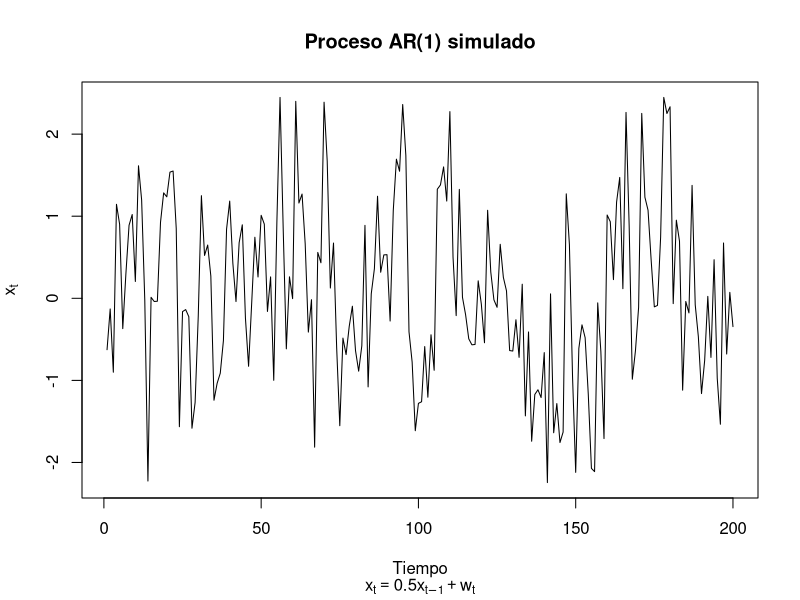
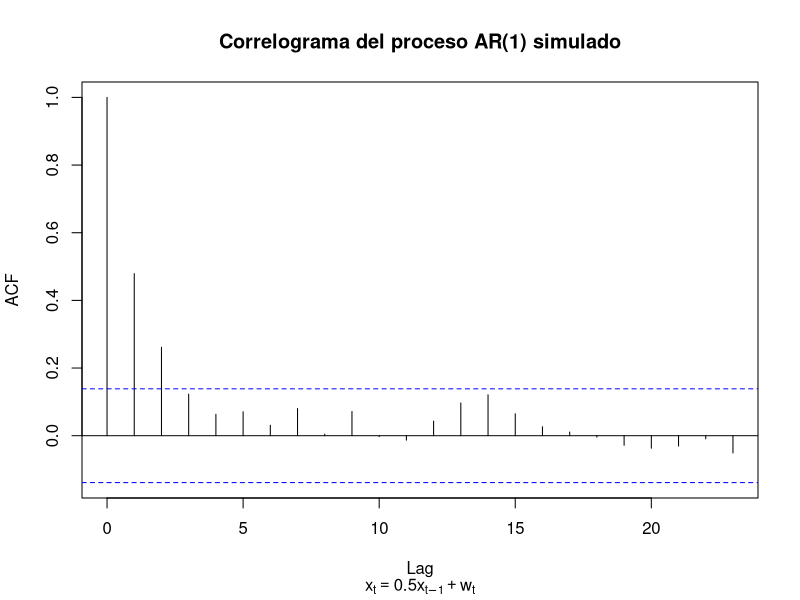
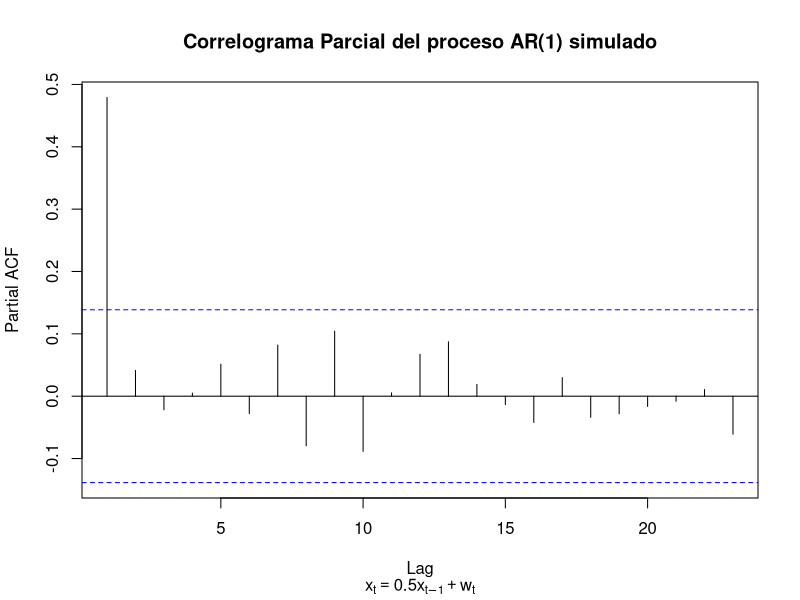

Write R code to recreate these figures, in order.
# RETO 1 SESION 6
# Reto 1. Proceso AR(1)

# 1. Simule un proceso AR(1) de la forma x[t] = 0.5 * x[t-1] + w[t] para
# t = 1, 2, ..., 200 y muestre gráficamente la serie de tiempo obtenida

# 2. Obtenga el correlograma y el correlograma parcial del proceso AR(1)
# simulado

# 3. Ajuste un modelo autorregresivo a la serie simulada utilizando la
# función ar, observe el orden del módelo y el parámetro 
# estimado (los paramétros estimados) 

# **Solución**

# Simulación en R

# Un proceso AR(1) puede ser simulado en R como sigue:

set.seed(1)
x <- w <- rnorm(200)
for(t in 2:200) x[t] <- 0.5 * x[t-1] + w[t]
plot(x, type = "l", xlab = "", ylab = "")
title(main = "Proceso AR(1) simulado",
      xlab = "Tiempo",
      ylab = expression(x[t]),
      sub = expression(x[t]==0.5*x[t-1]+w[t]))

#

acf(x, main = "")
title(main = "Correlograma del proceso AR(1) simulado", 
      sub = expression(x[t]==0.5*x[t-1]+w[t]))

#

pacf(x, main = "")
title(main = "Correlograma Parcial del proceso AR(1) simulado", 
      sub = expression(x[t]==0.5*x[t-1]+w[t]))

###

# Modelos Ajustados

# Ajuste de modelos a series simuladas

x.ar <- ar(x, method = "mle")
x.ar$order
x.ar$ar
